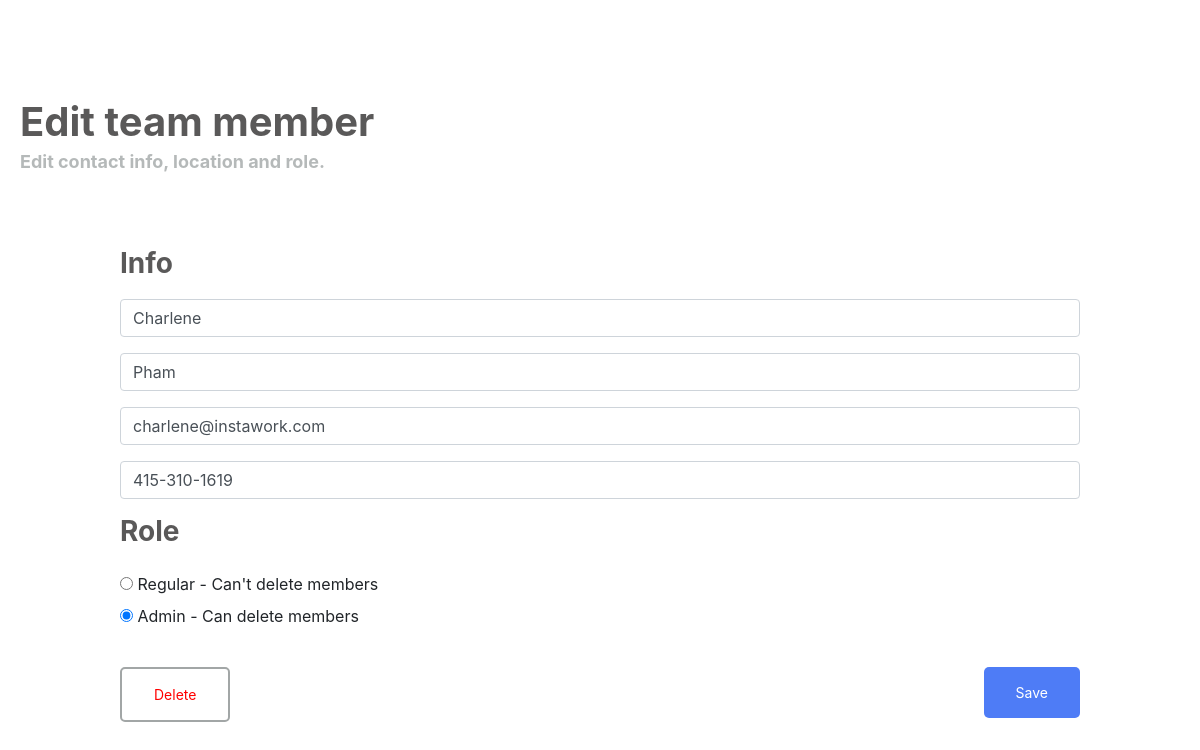
/app/editMemberForm/3, run on the app's committed database.
### my_app/models.py (models this page shows)
class TeamMember (models.Model):
    id = models.AutoField(primary_key=True) #unique id for each team member
    firstname = models.CharField (max_length=250)
    lastname = models.CharField (max_length=250)
    email = models.EmailField (max_length=250)
    phonenumber = models.CharField(max_length=12)
    role = models.CharField (max_length=100)

### my_app/views.py (the view)
def editMemberForm (request, member_id):
    member = TeamMember.objects.get (pk=member_id)
    form = AddPageForm (instance = member)
    if request.method == "POST":
        form = AddPageForm(request.POST, instance = member)
        if form.is_valid():
            form.save()
            return redirect ('main')
    context = {'form': form, 'member': member}
    return render (request, 'my_app/editpage.html', context)

### my_app/templates/my_app/editpage.html (shortened to what this page needs)
<!DOCTYPE html>
<html lang="en">
  <head>
    <link rel="stylesheet" href="https://stackpath.bootstrapcdn.com/bootstrap/4.1.3/css/bootstrap.min.css">
    {% load static %}
    <link rel="stylesheet" type="text/css" href ="{% static 'my_app/style.css' %}"/>
  </head>
  <body>
          <h1>Edit team member</h1>
          <h2 id="h2">Edit contact info, location and role.</h2>
          <div class="form-group">
            <form method="POST" action="">
              <label> <h3 id="info">Info </h3></label>
                <p>{{ form.firstname }}</p>
                <p>{{ form.lastname }}</p>
                <p>{{ form.email }}</p>
                <p>{{ form.phonenumber }}</p>
              <label> <h3>Role </h3></label>
                <p>{{ form.role }}</p>
          <div>
            <a class = "delete-member" href="{% url 'deleteMember' member.id %}"> <input type="button" value="Delete"  class="button" id="delete" /> </a>
            <input type="submit" value="Save" class="button" id="save">
            </div>
      </form>
  </body>
</html>

### my_app/static/my_app/style.css (style rules this page uses)
html, body { height: 100%; }
html { display: table; margin: auto; background: #f3f3f3; }
body { width: 100vw; align-content: center; background: white; font-family: -apple-system, BlinkMacSystemFont, Helvetica; display: table-cell; vertical-align: middle; position: relative; }
a { text-decoration:none; color: #000; font-weight: bold; }
.form-group { width: 80%; vertical-align: middle; margin: auto; }
h1 { color: #5a5959; font-weight: bold; margin-top: 20px; margin-bottom: 5px; margin-left: 20px; }
h2 { color: #b5b9b9; font-weight: bold; font-size: 18px; margin-top: 0px; margin-left: 20px; margin-bottom: 30px; }
#h2 { margin-bottom: 75px; }
h3 { color: #5a5959; font-weight: bold; margin: auto; }
#info { margin-bottom: 10px; }
.button { background-color: #4e7cf6; border: none; color: white; padding: 15px 32px; text-align: center; text-decoration: none; display: inline-block; font-size: 14px; border-radius: 5px; display: inline-block; position: relative; margin-top: 15px; }
#save { float: right; margin-right: 0px; }
#delete { background-color: white; color: red; border: 2px solid #a2a6a6; }

### data on the page
TeamMember: firstname "Charlene", lastname "Pham", email "charlene@instawork.com", phonenumber "415-310-1619", role "☐ Regular - Can't delete members ☑ Admin - Can delete members"
